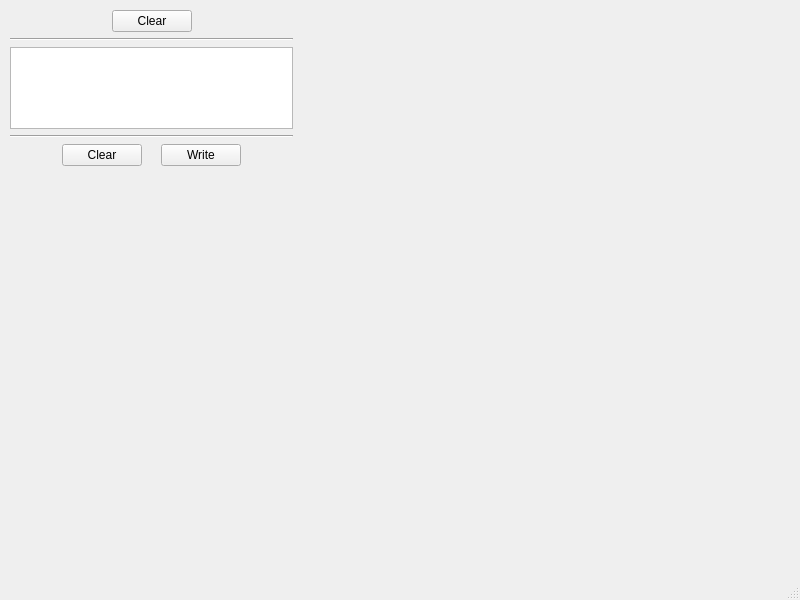
<?xml version="1.0" encoding="UTF-8"?>
<ui version="4.0">
 <class>MainWindow</class>
 <widget class="QMainWindow" name="MainWindow">
  <property name="geometry">
   <rect>
    <x>0</x>
    <y>0</y>
    <width>800</width>
    <height>600</height>
   </rect>
  </property>
  <property name="windowTitle">
   <string>MainWindow</string>
  </property>
  <widget class="QWidget" name="centralwidget">
   <widget class="QWidget" name="verticalLayoutWidget">
    <property name="geometry">
     <rect>
      <x>10</x>
      <y>10</y>
      <width>283</width>
      <height>156</height>
     </rect>
    </property>
    <layout class="QVBoxLayout" name="vloWindowLayout">
     <item>
      <layout class="QHBoxLayout" name="hloTopSegment">
       <item>
        <spacer name="horizontalSpacer_2">
         <property name="orientation">
          <enum>Qt::Horizontal</enum>
         </property>
         <property name="sizeHint" stdset="0">
          <size>
           <width>40</width>
           <height>20</height>
          </size>
         </property>
        </spacer>
       </item>
       <item>
        <widget class="QPushButton" name="btnClearFile">
         <property name="text">
          <string>Clear</string>
         </property>
        </widget>
       </item>
       <item>
        <spacer name="horizontalSpacer">
         <property name="orientation">
          <enum>Qt::Horizontal</enum>
         </property>
         <property name="sizeHint" stdset="0">
          <size>
           <width>40</width>
           <height>20</height>
          </size>
         </property>
        </spacer>
       </item>
      </layout>
     </item>
     <item>
      <widget class="Line" name="line">
       <property name="orientation">
        <enum>Qt::Horizontal</enum>
       </property>
      </widget>
     </item>
     <item>
      <layout class="QVBoxLayout" name="vloMiddleSegment">
       <item>
        <widget class="QColumnView" name="tblInputs"/>
       </item>
       <item>
        <widget class="Line" name="line_2">
         <property name="orientation">
          <enum>Qt::Horizontal</enum>
         </property>
        </widget>
       </item>
       <item>
        <layout class="QHBoxLayout" name="horizontalLayout" stretch="0,0,0,0,0">
         <item>
          <spacer name="horizontalSpacer_4">
           <property name="orientation">
            <enum>Qt::Horizontal</enum>
           </property>
           <property name="sizeHint" stdset="0">
            <size>
             <width>40</width>
             <height>20</height>
            </size>
           </property>
          </spacer>
         </item>
         <item>
          <widget class="QPushButton" name="btnClearData">
           <property name="text">
            <string>Clear</string>
           </property>
          </widget>
         </item>
         <item>
          <spacer name="horizontalSpacer_5">
           <property name="orientation">
            <enum>Qt::Horizontal</enum>
           </property>
           <property name="sizeType">
            <enum>QSizePolicy::Maximum</enum>
           </property>
           <property name="sizeHint" stdset="0">
            <size>
             <width>13</width>
             <height>20</height>
            </size>
           </property>
          </spacer>
         </item>
         <item>
          <widget class="QPushButton" name="btnWriteData">
           <property name="text">
            <string>Write</string>
           </property>
          </widget>
         </item>
         <item>
          <spacer name="horizontalSpacer_3">
           <property name="orientation">
            <enum>Qt::Horizontal</enum>
           </property>
           <property name="sizeHint" stdset="0">
            <size>
             <width>40</width>
             <height>20</height>
            </size>
           </property>
          </spacer>
         </item>
        </layout>
       </item>
      </layout>
     </item>
    </layout>
   </widget>
  </widget>
  <widget class="QMenuBar" name="menubar">
   <property name="geometry">
    <rect>
     <x>0</x>
     <y>0</y>
     <width>800</width>
     <height>22</height>
    </rect>
   </property>
  </widget>
  <widget class="QStatusBar" name="statusbar"/>
 </widget>
 <resources/>
 <connections/>
</ui>
